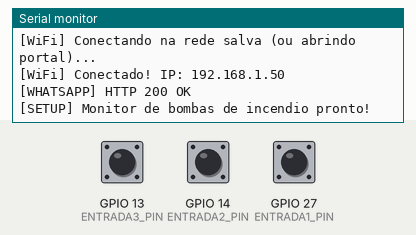
This sketch was run on a simulated ESP32. Shown: the last lines printed to the serial monitor. Inputs (shaded band) come from the test bench; at power-on: GPIO 13 (ENTRADA3_PIN) HIGH, GPIO 14 (ENTRADA2_PIN) HIGH, GPIO 27 (ENTRADA1_PIN) HIGH. WiFi joins after 1.5 s; servers stay silent unless stated; uploads are accepted with an empty reply.

Above: at 2.9 s.
3.0 s: GPIO 13 (ENTRADA3_PIN) pulled LOW for 0.15 s
At 4.3 s:
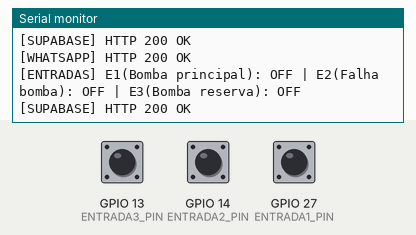
4.9 s: GPIO 14 (ENTRADA2_PIN) pulled LOW for 0.15 s
At 5.28 s:
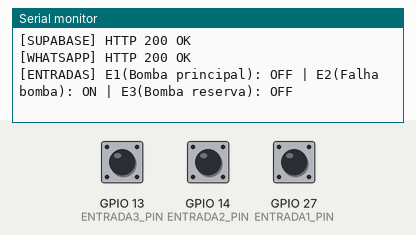
6.6 s: GPIO 27 (ENTRADA1_PIN) pulled LOW for 0.15 s
At 6.99 s:
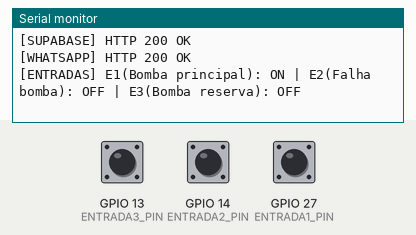
8.3 s: GPIO 13 (ENTRADA3_PIN) driven LOW and GPIO 14 (ENTRADA2_PIN) driven LOW
At 8.7 s:
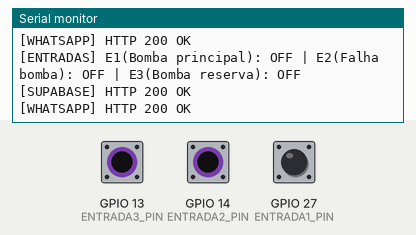
10.2 s: GPIO 27 (ENTRADA1_PIN) pulled LOW for 1 s
At 10.56 s:
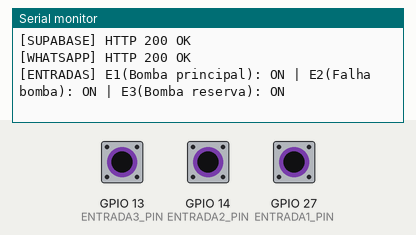
12.7 s: GPIO 14 (ENTRADA2_PIN) driven HIGH and GPIO 27 (ENTRADA1_PIN) driven LOW
At 13.28 s:
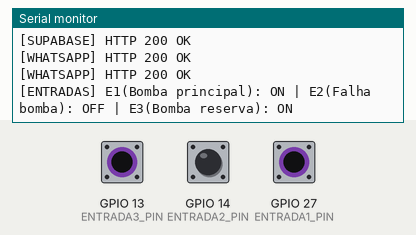

Measured:
- after the input at 3.0 s, the serial monitor: prints a new line after 0.21 s (image 1)
- after the input at 4.9 s, the serial monitor: prints a new line after 0.22 s (image 2)
- after the input at 6.6 s, the serial monitor: prints a new line after 0.23 s (image 3)
- after the input at 10.2 s, the serial monitor: prints a new line after 0.20 s (image 5)
- after the input at 12.7 s, the serial monitor: prints a new line after 0.42 s (image 6)

The sketch:

esp32_bombas_incendio.ino
```cpp
/*
 * ESP32 - Monitor das Bombas de Incendio
 * Funcao: le 3 entradas digitais do quadro de comando das bombas de
 *         incendio, envia alertas para um GRUPO do WhatsApp atraves da
 *         Evolution API e publica os dados no Supabase para a dashboard
 *         web (Vercel)
 *
 * ENTRADA 1 (GPIO27): Bomba principal de incendio ligada
 * ENTRADA 2 (GPIO14): Falha na bomba de incendio
 * ENTRADA 3 (GPIO13): Bomba reserva de incendio ligada
 *
 * WiFi: configuravel no local via WiFiManager. Se nao conectar na rede salva,
 * o ESP32 cria o AP "BombaIncendio-Setup" (senha 12345678) com portal para
 * escolher a rede e digitar a senha do WiFi do condominio.
 *
 * Bibliotecas necessarias:
 *   - ArduinoJson by Benoit Blanchon
 *   - WiFiManager by tzapu
 *   (HTTPClient, WiFiClientSecure e WiFi ja vem no ESP32 core)
 */

#include <WiFi.h>
#include <WiFiManager.h>
#include <WiFiClientSecure.h>
#include <HTTPClient.h>
#include <ArduinoJson.h>
#include "config.h"

bool entrada1_bombaPrincipalLigada = false;
bool entrada2_falhaBomba           = false;
bool entrada3_bombaReservaLigada   = false;

bool alertaBombaPrincipalEnviado = false;
bool alertaFalhaBombaEnviado     = false;
bool alertaBombaReservaEnviado   = false;

unsigned long ultimoEnvio        = 0;
unsigned long ultimaTentativaWiFi = 0;

// Conecta na rede salva; se falhar, abre o portal de configuracao no local
void conectarWiFi() {
    WiFi.mode(WIFI_STA);

    WiFiManager wm;
    wm.setConfigPortalTimeout(PORTAL_TIMEOUT_S);
    wm.setConnectTimeout(20);

    Serial.println("[WiFi] Conectando na rede salva (ou abrindo portal)...");
    if (!wm.autoConnect(AP_CONFIG_NOME, AP_CONFIG_SENHA)) {
        // Sem rede salva e ninguem configurou no portal: reinicia e tenta de novo
        Serial.println("[WiFi] Portal expirou sem configuracao. Reiniciando...");
        delay(2000);
        ESP.restart();
    }

    Serial.println("[WiFi] Conectado! IP: " + WiFi.localIP().toString());
}

// Envia mensagem de texto ao grupo do WhatsApp via Evolution API
// (prefixa com o nome do condominio para identificar a origem no grupo)
bool enviarWhatsApp(const String &texto) {
    if (WiFi.status() != WL_CONNECTED) return false;

    HTTPClient http;
    String url = String(EVO_BASE_URL) + "/message/sendText/" + EVO_INSTANCE;
    http.begin(url);
    http.addHeader("Content-Type", "application/json");
    http.addHeader("apikey", EVO_APIKEY);
    http.setTimeout(10000);

    JsonDocument doc;
    doc["number"] = WHATS_GROUP_ID;
    doc["text"]   = "🏢 *" + String(CONDOMINIO_NOME) + "*\n" + texto;
    String body;
    serializeJson(doc, body);

    int code = http.POST(body);
    String resp = http.getString();
    http.end();

    bool ok = (code >= 200 && code < 300);
    Serial.printf("[WHATSAPP] HTTP %d %s\n", code, ok ? "OK" : resp.c_str());
    return ok;
}

// Le as 3 entradas digitais (contato seco para GND = ativo, INPUT_PULLUP)
void lerEntradas() {
    entrada1_bombaPrincipalLigada = (digitalRead(ENTRADA1_PIN) == LOW);
    entrada2_falhaBomba           = (digitalRead(ENTRADA2_PIN) == LOW);
    entrada3_bombaReservaLigada   = (digitalRead(ENTRADA3_PIN) == LOW);
}

// Envia o status atual para o Supabase (dashboard web)
bool enviarSupabase() {
    if (WiFi.status() != WL_CONNECTED) return false;

    WiFiClientSecure client;
    client.setInsecure();

    HTTPClient http;
    String url = String(SUPABASE_URL) + "/rest/v1/bombas_incendio";
    http.begin(client, url);
    http.addHeader("Content-Type", "application/json");
    http.addHeader("apikey", SUPABASE_KEY);
    http.addHeader("Authorization", "Bearer " + String(SUPABASE_KEY));
    http.addHeader("Prefer", "return=minimal");
    http.setTimeout(10000);

    JsonDocument doc;
    doc["condominio"]                       = CONDOMINIO_NOME;
    doc["entrada1_bomba_principal_ligada"]  = entrada1_bombaPrincipalLigada;
    doc["entrada2_falha_bomba"]             = entrada2_falhaBomba;
    doc["entrada3_bomba_reserva_ligada"]    = entrada3_bombaReservaLigada;
    doc["sensor_uptime_s"]                  = millis() / 1000;
    String body;
    serializeJson(doc, body);

    int code = http.POST(body);
    bool ok = (code >= 200 && code < 300);
    Serial.printf("[SUPABASE] HTTP %d %s\n", code, ok ? "OK" : http.getString().c_str());
    http.end();
    return ok;
}

void setup() {
    Serial.begin(115200);

    pinMode(ENTRADA1_PIN, INPUT_PULLUP);
    pinMode(ENTRADA2_PIN, INPUT_PULLUP);
    pinMode(ENTRADA3_PIN, INPUT_PULLUP);

    conectarWiFi();

    lerEntradas();

    enviarWhatsApp("🧯 *Monitor Bombas de Incendio iniciado!*");

    ultimoEnvio        = millis();
    ultimaTentativaWiFi = millis();

    Serial.println("[SETUP] Monitor de bombas de incendio pronto!");
}

void loop() {
    unsigned long agora = millis();

    // Queda temporaria do WiFi: reconecta na rede salva (sem abrir o portal)
    if (WiFi.status() != WL_CONNECTED && agora - ultimaTentativaWiFi >= 15000UL) {
        ultimaTentativaWiFi = agora;
        Serial.println("[WiFi] Reconectando...");
        WiFi.reconnect();
    }

    // Le entradas com debounce simples
    bool e1Antes = entrada1_bombaPrincipalLigada;
    bool e2Antes = entrada2_falhaBomba;
    bool e3Antes = entrada3_bombaReservaLigada;

    lerEntradas();
    delay(50);
    lerEntradas();

    bool houveMudanca = false;

    // ── ENTRADA 1: Bomba principal de incendio ligada ──
    if (entrada1_bombaPrincipalLigada && !alertaBombaPrincipalEnviado) {
        enviarWhatsApp("🧯 *Bomba Principal de Incendio LIGADA!*");
        alertaBombaPrincipalEnviado = true;
        houveMudanca = true;
    }
    if (!entrada1_bombaPrincipalLigada && alertaBombaPrincipalEnviado) {
        enviarWhatsApp("✅ Bomba Principal de Incendio desligada.");
        alertaBombaPrincipalEnviado = false;
        houveMudanca = true;
    }

    // ── ENTRADA 2: Falha na bomba de incendio ──
    if (entrada2_falhaBomba && !alertaFalhaBombaEnviado) {
        enviarWhatsApp("🚨 *FALHA NA BOMBA DE INCENDIO!* Verifique o quadro de comando.");
        alertaFalhaBombaEnviado = true;
        houveMudanca = true;
    }
    if (!entrada2_falhaBomba && alertaFalhaBombaEnviado) {
        enviarWhatsApp("✅ Falha na bomba de incendio normalizada.");
        alertaFalhaBombaEnviado = false;
        houveMudanca = true;
    }

    // ── ENTRADA 3: Bomba reserva de incendio ligada ──
    if (entrada3_bombaReservaLigada && !alertaBombaReservaEnviado) {
        enviarWhatsApp("🧯 *Bomba Reserva de Incendio LIGADA!*");
        alertaBombaReservaEnviado = true;
        houveMudanca = true;
    }
    if (!entrada3_bombaReservaLigada && alertaBombaReservaEnviado) {
        enviarWhatsApp("✅ Bomba Reserva de Incendio desligada.");
        alertaBombaReservaEnviado = false;
        houveMudanca = true;
    }

    if (houveMudanca) {
        Serial.printf("[ENTRADAS] E1(Bomba principal): %s | E2(Falha bomba): %s | E3(Bomba reserva): %s\n",
            entrada1_bombaPrincipalLigada ? "ON" : "OFF",
            entrada2_falhaBomba           ? "ON" : "OFF",
            entrada3_bombaReservaLigada   ? "ON" : "OFF");
        enviarSupabase();
        ultimoEnvio = agora;
    }

    // Heartbeat: envia status periodicamente, mesmo sem mudanca
    if (agora - ultimoEnvio >= INTERVALO_ENVIO_MS) {
        ultimoEnvio = agora;
        enviarSupabase();
    }
}
```

config.h
```cpp
#ifndef CONFIG_H
#define CONFIG_H

// ─── CONDOMINIO ──────────────────────────────────────────────────────────────────
// Identificador deste condominio (aparece na dashboard e nas mensagens do grupo).
// Use um nome diferente em cada gateway instalado!
#define CONDOMINIO_NOME  "Condominio Principal"

// ─── WIFI (configuracao no local via WiFiManager) ───────────────────────────────
// Nao precisa gravar SSID/senha no codigo: na primeira ligacao (ou se a rede
// salva nao for encontrada) o ESP32 cria o ponto de acesso abaixo. Conecte pelo
// celular, o portal abre sozinho, escolha a rede WiFi do condominio e digite a
// senha. Fica salvo na memoria flash do ESP32.
#define AP_CONFIG_NOME   "BombaIncendio-Setup"
#define AP_CONFIG_SENHA  "12345678"          // senha do AP de configuracao (min 8)
#define PORTAL_TIMEOUT_S 180                 // portal aberto por 3 min, depois reinicia

// ─── EVOLUTION API (WhatsApp no VPS Hostinger) ─────────────────────────────────
// IP do VPS (srv1745227.hstgr.cloud)
#define EVO_BASE_URL   "http://2.25.192.72:8080"

// Instancia conectada (verificada via /instance/fetchInstances)
#define EVO_INSTANCE   "escola-una-v2"

// API Key global da Evolution API (AUTHENTICATION_API_KEY)
// NAO comitar a chave real no GitHub — preencha apenas localmente!
#define EVO_APIKEY     "SUA_APIKEY_AQUI"

// Grupo do WhatsApp: "Gestao Condominio"
#define WHATS_GROUP_ID "120363407922496564@g.us"

// ─── SUPABASE (Dashboard web) ───────────────────────────────────────────────────
// URL do projeto: Supabase -> Settings -> API -> Project URL
#define SUPABASE_URL  "https://odnjbvsjqteqapppkkpc.supabase.co"

// Chave anon/public (chave publica, protegida por RLS — nunca use a service_role!)
#define SUPABASE_KEY  "eyJhbGciOiJIUzI1NiIsInR5cCI6IkpXVCJ9.eyJpc3MiOiJzdXBhYmFzZSIsInJlZiI6Im9kbmpidnNqcXRlcWFwcHBra3BjIiwicm9sZSI6ImFub24iLCJpYXQiOjE3ODA0Mjk4NDQsImV4cCI6MjA5NjAwNTg0NH0.YWEzDGBl-045TPfp66drFkFwo8eeILxEu6Ex8n3pO2M"

// ─── PINOS ESP32 BOMBAS DE INCENDIO ──────────────────────────────────
// Contatos secos (rele) ligados ao GND quando ativos -> usa INPUT_PULLUP
// (pino em HIGH = inativo, pino em LOW = ativo)
#define ENTRADA1_PIN    27   // ENTRADA 1: Bomba principal de incendio ligada
#define ENTRADA2_PIN    14   // ENTRADA 2: Falha na bomba de incendio
#define ENTRADA3_PIN    13   // ENTRADA 3: Bomba reserva de incendio ligada

// ─── INTERVALO DE ENVIO (heartbeat para a dashboard) ─────────────────
#define INTERVALO_ENVIO_MS  30000UL   // envia status a cada 30 segundos

#endif
```
